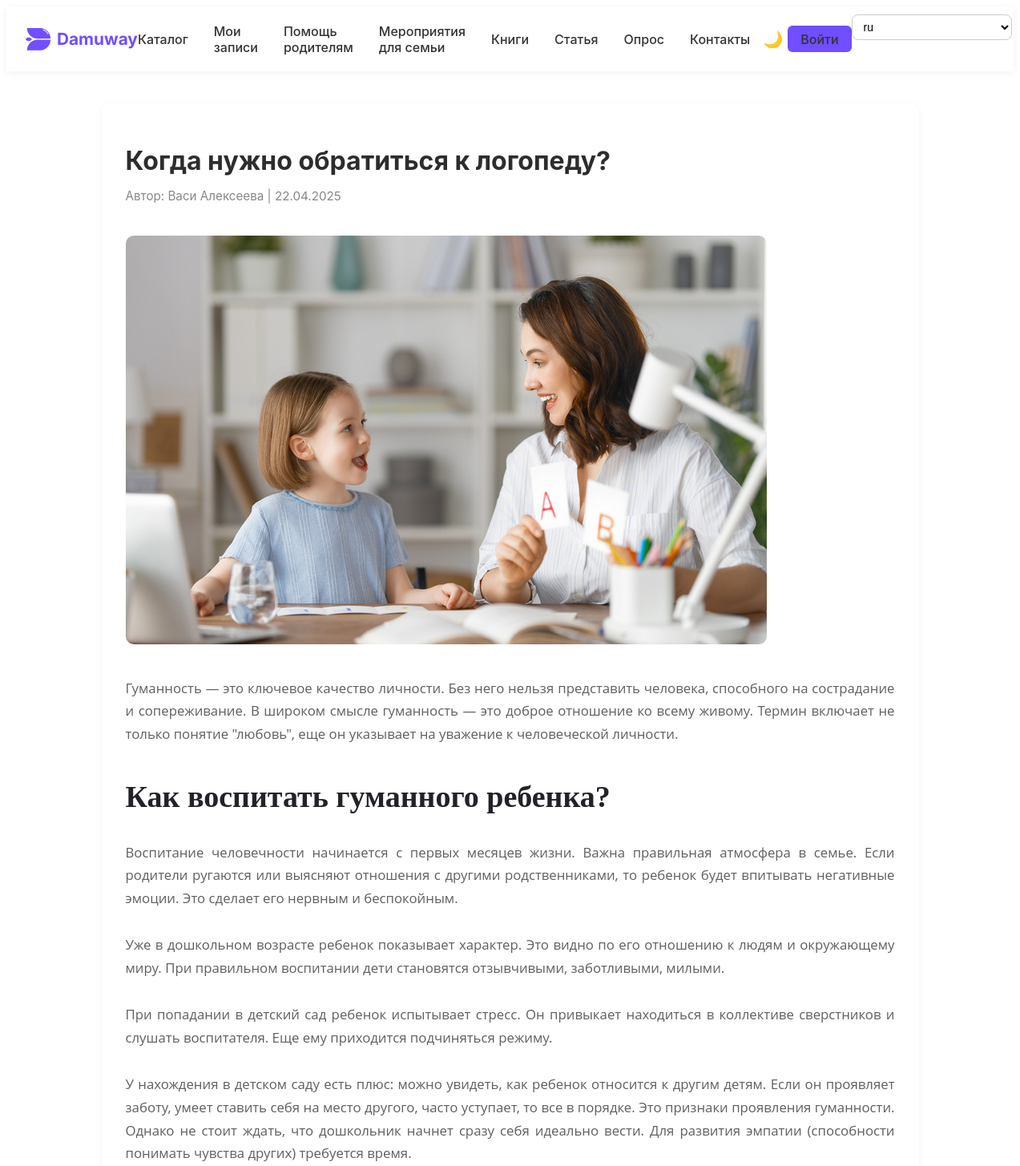
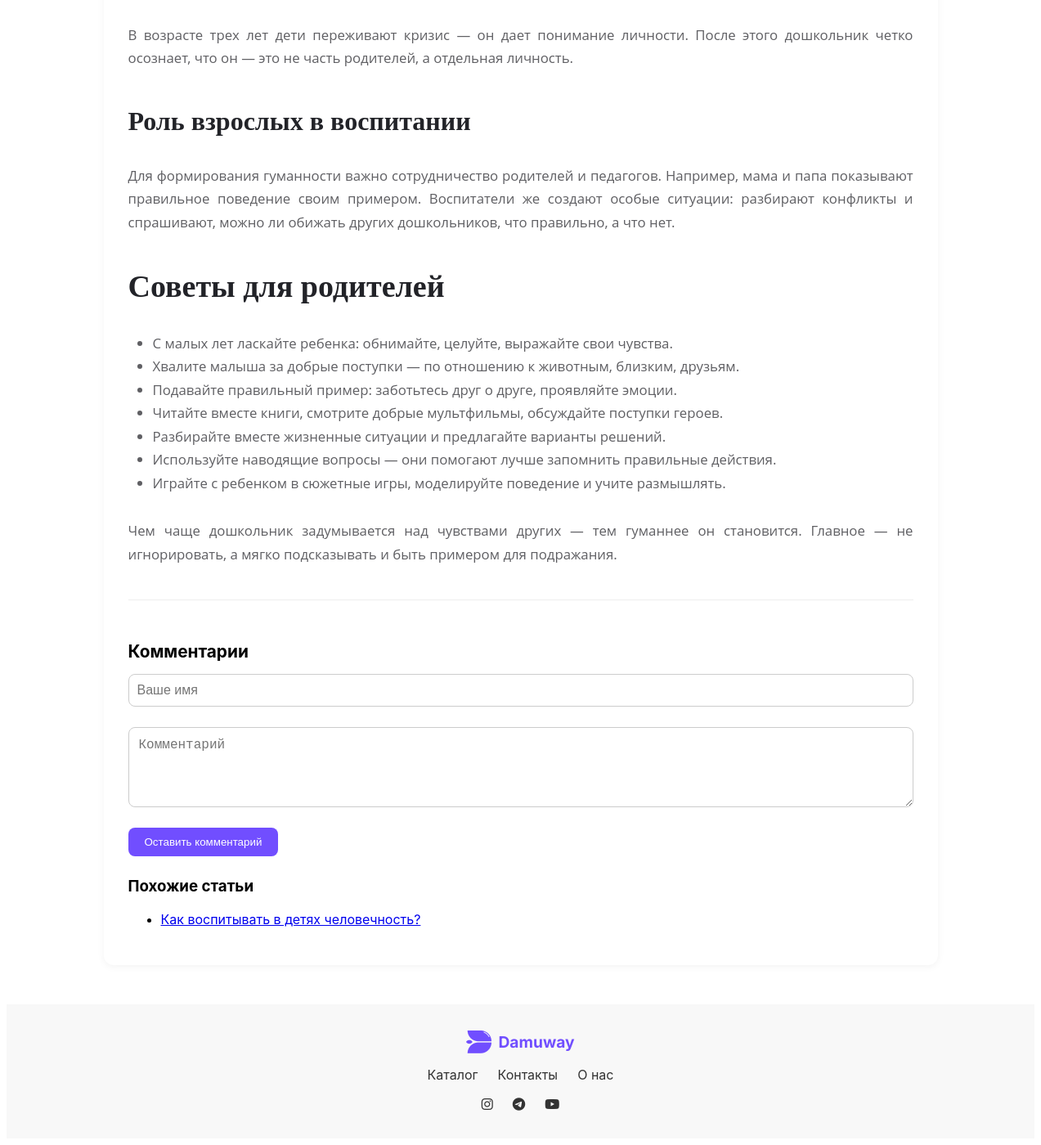
Screenshot of /ru/article/3/ with the database file from the repository (2 pictures, top to bottom).
### apps/article/models.py (models this page shows, shortened)
class Article(models.Model):
    title = models.CharField(max_length=200, verbose_name="Заголовок")
    author = models.CharField(max_length=100, verbose_name='Автор')
    content = models.TextField(verbose_name="Содержание")
    category = models.ForeignKey(Category, on_delete=models.CASCADE, related_name="articles", verbose_name="Категория")
    created_at = models.DateTimeField(auto_now_add=True, verbose_name="Дата создания")
    updated_at = models.DateTimeField(auto_now=True, verbose_name="Дата обновления")
    image = models.ImageField(upload_to="articles/", blank=True, null=True, verbose_name="Изображение")

### apps/article/views.py (the view)
# urls.py: path('<int:pk>/', views.article_detail, name='article_detail'),
def article_detail(request, pk):
    article = get_object_or_404(Article, pk=pk)
    related_articles = Article.objects.filter(category=article.category).exclude(pk=pk)[:4]
    if request.method == 'POST':
        author = request.POST.get('author')
        text = request.POST.get('text')
        if author and text:
            Comment.objects.create(article=article, author=author, text=text)
    comments = article.comments.all()
    return render(request, 'articles/article_detail.html', {
        'article': article,
        'related_articles': related_articles,
        'comments': comments,
    })

### templates/articles/article_detail.html (shortened to what this page needs)
{% extends 'base.html' %}
{% load static %}
{% block extra_css %}
<link rel="stylesheet" href="{% static 'css/articles/articles.css' %}">
{% endblock %}
{% block content %}<div class="article-detail-container">
  <h1 class="article-title">{{ article.title }}</h1>
  <p class="article-meta">Автор: {{ article.author }} | {{ article.created_at|date:"d.m.Y" }}</p>
  {% if article.image %}
    <img src="{{ article.image.url }}" alt="Article Image" class="article-image">
  {% endif %}
  <div class="article-content">
    {{ article.content|safe }}
  </div>
  <div class="comment-section">
    <h3>Комментарии</h3>
    <form method="post">
      <input type="text" name="author" placeholder="Ваше имя" required>
      <textarea name="text" placeholder="Комментарий" rows="4" required></textarea>
      <button type="submit">Оставить комментарий</button>
    </form>
  </div>
  <div class="related-articles">
    <h3>Похожие статьи</h3>
    <ul>
      {% for related in related_articles %}
        <li><a href="{% url 'article_detail' related.id %}">{{ related.title }}</a></li>
      {% endfor %}
    </ul>
  </div>
</div>
{% endblock %}

### static/css/navbar_footer.css (style rules this page uses)
:root { --main-color: #714EFF; --transition: all 0.3s ease; }
body, .navbar, .footer, .nav-container, .footer-container, .nav-menu a, .nav-auth a, .mobile-nav, .profile-dropdown, .card, .category-card, .section-card, .login-btn, .theme-btn, h1, h2, h3, p { transition: background-color 0.3s ease, color 0.3s ease, box-shadow 0.3s ease; }

### static/css/articles/articles.css (style rules this page uses)
form { display: flex; flex-wrap: wrap; gap: 15px; margin-bottom: 30px; align-items: center; }
form input[type="text"], form select { padding: 10px; border-radius: 8px; border: 1px solid #ccc; font-size: 1rem; flex: 1; min-width: 200px; }
form button { background-color: #714eff; color: #fff; padding: 10px 20px; border-radius: 8px; border: none; font-weight: 500; cursor: pointer; transition: background-color 0.3s ease; }
.article-detail-container { max-width: 960px; margin: 40px auto; padding: 30px; background: #fff; border-radius: 12px; box-shadow: 0 2px 10px rgba(0,0,0,0.05); }
.article-title { font-size: 2rem; margin-bottom: 10px; color: #2d2d2d; }
.article-meta { font-size: 0.95rem; color: #888; margin-bottom: 20px; }
.article-image { max-width: 100%; border-radius: 10px; margin: 20px 0; }
.article-content { line-height: 1.7; font-size: 1.05rem; color: #333; }
.comment-section { margin-top: 40px; border-top: 1px solid #eee; padding-top: 30px; }
.comment-section h3 { font-size: 1.3rem; margin-bottom: 15px; }
.comment-section form { margin-bottom: 25px; }
.comment-section input, .comment-section textarea { width: 100%; padding: 12px; border-radius: 8px; border: 1px solid #ccc; font-size: 1rem; margin-bottom: 10px; }
.comment-section button { background-color: #714eff; color: white; padding: 10px 20px; border: none; border-radius: 8px; cursor: pointer; font-weight: 500; }

### templates/base.html (style rules this page uses)
:root { --font-main: 'Inter', -apple-system, sans-serif; }
body { font-family: var(--font-main); -webkit-font-smoothing: antialiased; }

### rows the page displays
Article: title "Когда нужно обратиться к логопеду?", author "Васи Алексеева", created_at "22.04.2025", image (picture), content "Гуманность — это ключевое качество личности. Без него нельзя представить человека, способного на сострадание и сопереживание. В широком смысле гуманность — это доброе отношение ко всему живому. Термин включает не только понятие \"любовь\", еще он указывает на уважение к человеческой личности. Как воспитать гуманного ребенка? Воспитание человечности начинается с первых месяцев жизни. Важна правильная атмосфера в семье. Если родители ругаются или выясняют отношения с другими родственниками, то ребенок будет впитывать негативные эмоции. Это сделает его нервным и беспокойным. Уже в дошкольном возрасте ребенок показывает характер. Это видно по его отношению к людям и окружающему миру. При…"
Article: title "Как воспитывать в детях человечность?"
